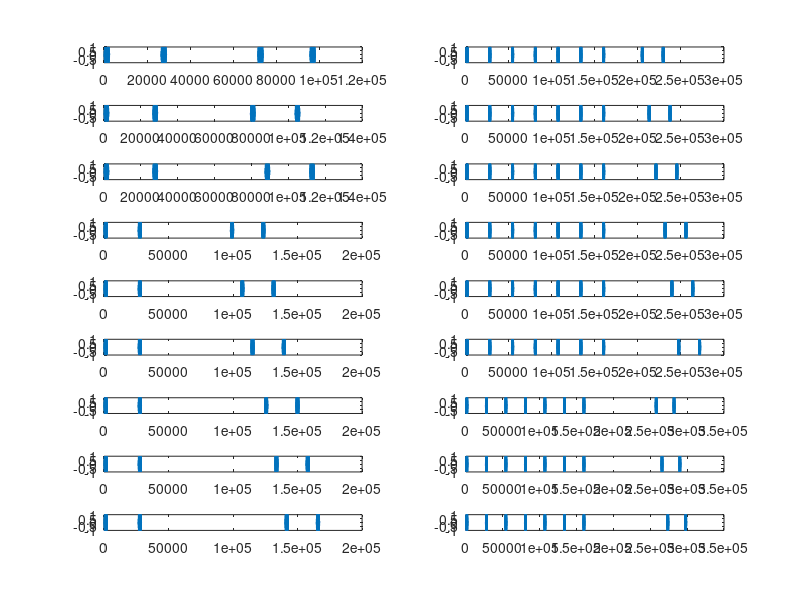

This figure's MATLAB source: (Note: this script raises an error after producing the figure.)
clear all
close all
clc

fs = 44100; %sampling rate
dur = 0.06; %duration
f0 = 440;
sIOI = 0.60; %Standard IOI
cIOI = [0.55, 0.57, 0.59, 0.61, 0.63, 0.65];% Comparison IOI: short(0.55, 0.57, 0.59), long(0.61, 0.63, 0.65)
beginning = [-0.18, 0 , 0.18]; % Beginning modulation: early(-0.18s),ontime(0s),late(0.18s)
delay = [sIOI+beginning;2*sIOI+beginning;3*sIOI+beginning]; % Delay duration: 2,3,4 IOI

nt = 0:1/fs:dur-1/fs;
N = length(nt);
Y_unramp = cos(2*pi*f0*nt);
rampDur = floor(0.005 *fs) - 1;
ramp_f = linspace(0, 1, rampDur);
ramp_b = linspace(1, 0, rampDur);
window = [ramp_f ones(1, N-2*rampDur) ramp_b];
Y = Y_unramp.* window;

standard_tr = [Y zeros(1,round(fs*(sIOI-dur)))]; % the whole IOI
int1_standard = repmat(standard_tr,1,2);
int6_standard = repmat(standard_tr,1,7);
comparison_tr = [Y zeros(1,round(fs*(cIOI(1)-dur)))];
comparison = repmat(comparison_tr,1,2);
% 18 conditions
int1_delay2_etrl = [int1_standard zeros(1,round(fs*delay(1,1))) comparison];
int1_delay2_otrl = [int1_standard zeros(1,round(fs*delay(1,2))) comparison];
int1_delay2_ltrl = [int1_standard zeros(1,round(fs*delay(1,3))) comparison];
int6_delay2_etrl = [int6_standard zeros(1,round(fs*delay(1,1))) comparison];
int6_delay2_otrl = [int6_standard zeros(1,round(fs*delay(1,2))) comparison];
int6_delay2_ltrl = [int6_standard zeros(1,round(fs*delay(1,3))) comparison];
int1_delay3_etrl = [int1_standard zeros(1,round(fs*delay(2,1))) comparison];
int1_delay3_otrl = [int1_standard zeros(1,round(fs*delay(2,2))) comparison];
int1_delay3_ltrl = [int1_standard zeros(1,round(fs*delay(2,3))) comparison];
int6_delay3_etrl = [int6_standard zeros(1,round(fs*delay(2,1))) comparison];
int6_delay3_otrl = [int6_standard zeros(1,round(fs*delay(2,2))) comparison];
int6_delay3_ltrl = [int6_standard zeros(1,round(fs*delay(2,3))) comparison];
int1_delay4_etrl = [int1_standard zeros(1,round(fs*delay(3,1))) comparison];
int1_delay4_otrl = [int1_standard zeros(1,round(fs*delay(3,2))) comparison];
int1_delay4_ltrl = [int1_standard zeros(1,round(fs*delay(3,3))) comparison];
int6_delay4_etrl = [int6_standard zeros(1,round(fs*delay(3,1))) comparison];
int6_delay4_otrl = [int6_standard zeros(1,round(fs*delay(3,2))) comparison];
int6_delay4_ltrl = [int6_standard zeros(1,round(fs*delay(3,3))) comparison];

%% plot to see how the waves look like
close all
subplot (9,2,1);
plot(int1_delay2_etrl);
subplot (9,2,3);
plot(int1_delay2_otrl);
subplot (9,2,5);
plot(int1_delay2_ltrl);
subplot (9,2,7);
plot(int1_delay3_etrl);
subplot (9,2,9);
plot(int1_delay3_otrl);
subplot (9,2,11);
plot(int1_delay3_ltrl);
subplot (9,2,13);
plot(int1_delay4_etrl);
subplot (9,2,15);
plot(int1_delay4_otrl);
subplot (9,2,17);
plot(int1_delay4_ltrl);
subplot (9,2,2);
plot(int6_delay2_etrl);
subplot (9,2,4);
plot(int6_delay2_otrl);
subplot (9,2,6);
plot(int6_delay2_ltrl);
subplot (9,2,8);
plot(int6_delay3_etrl);
subplot (9,2,10);
plot(int6_delay3_otrl);
subplot (9,2,12);
plot(int6_delay3_ltrl);
subplot (9,2,14);
plot(int6_delay4_etrl);
subplot (9,2,16);
plot(int6_delay4_otrl);
subplot (9,2,18);
plot(int6_delay4_ltrl);
%% play to hear how the waves sound like
aud = audioplayer (int1_delay2_otrl,fs);
play(aud);
%pause(aud);

filename = 'int1_delay2_otrl.wav';
audiowrite(filename,int1_delay2_otrl,fs);